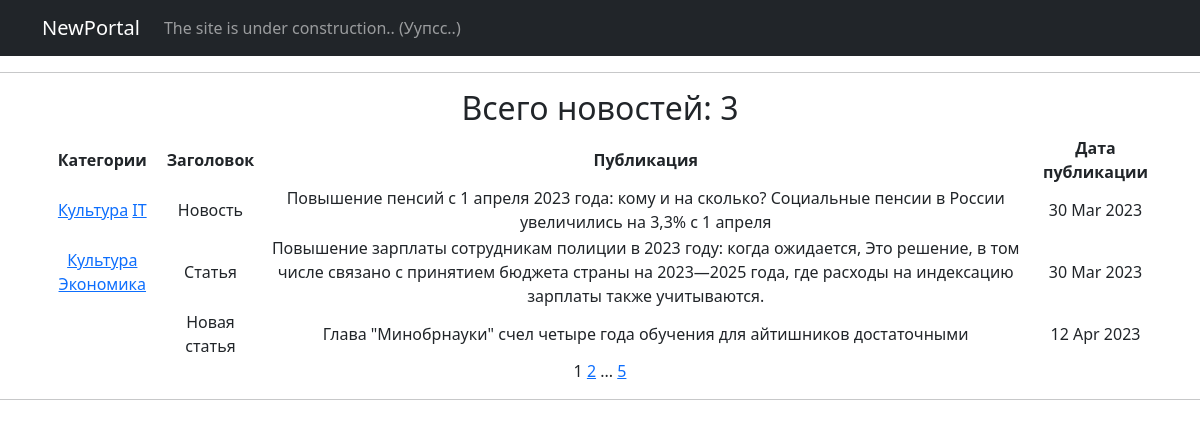
Page /news/ on the committed database.
### news/models.py (models this page shows, shortened)
class Category(models.Model):
    themes = models.CharField(max_length=2, choices=OPTIONS, unique=True)
    subscribers = models.ManyToManyField(User, blank=True, related_name='categories')
    def __str__(self):
        return self.get_themes_display()

class Post(models.Model):
    author = models.ForeignKey(Author, on_delete=models.CASCADE)
    view = models.CharField(max_length=2, choices=OPTIONS)
    time_in = models.DateTimeField(auto_now_add=True)
    category = models.ManyToManyField(Category, through='PostCategory')
    title = models.CharField(max_length=250)
    text = models.TextField()
    rating_post = models.IntegerField(default=0)

### news/views.py (the view)
# urls.py: path('', PostsList.as_view(), name='posts_list'),
class PostsList(ListView):
    model = Post
    ordering = 'time_in'
    template_name = 'posts.html'
    context_object_name = 'posts'
    paginate_by = 3
    def get_queryset(self):
        queryset = super().get_queryset()
        self.filterset = PostFilter(self.request.GET, queryset)
        return self.filterset.qs
    def get_context_data(self, **kwargs):
        context = super().get_context_data(**kwargs)
        return context

### news/templatetags/custom_filters.py (called while the page is built)
@register.filter()
def censor(text):
    stop_list = ['Гидра', 'Скотина', 'Падла',
                 'Гнида', 'Редиска',
                 'Padla', 'CkotiHa',
                 'Padla', 'GHida', 'Редиска',
                 'П4дл4', 'Плохой', 'Фигня']
    for word in stop_list:
        pattern = re.compile(word, re.IGNORECASE)
        text = pattern.sub(word[0] + "*" * len(word), text)
    return text

### templates/posts.html (shortened to what this page needs)
{% extends 'flatpages/default.html' %}
{% load custom_filters %}
{% load custom_tags %}
{% block content %}
<h2>Всего новостей: {{ object_list|length }}</h2>
{% if posts %}
<table>
    <tr>
        <td><b>Категории</b></td>
        <td><b>Заголовок</b></td>
        <td><b>Публикация</b></td>
        <td><b>Дата публикации</b></td>
    </tr>
    {% for post in posts %}
    <tr>
        <td>
            {% for category in post.category.all %}
            <a href="{% url 'category_list' category.id %}">{{ category }}</a>
            {% endfor %}
        </td>
        <td>{{ post.title}}</td>
        <td>{{ post.text|truncatewords:30|censor }}</td>
        <td>{{ post.time_in|date:'d M Y' }}</td>
    </tr>
    {% endfor %}
</table>
{% else %}
<h2>Новостей нет!</h2>
{% endif %}
{{ page_obj.number }}
{% if page_obj.has_next %}
<a href="?page={{ page_obj.next_page_number }}">{{ page_obj.next_page_number }}</a>
{% if paginator.num_pages != page_obj.next_page_number %}
...
<a href="?page={{ page_obj.paginator.num_pages }}">{{ page_obj.paginator.num_pages }}</a>
{% endif %}
{% endif %}
{% endblock content %}

### templates/flatpages/default.html (shortened to what this page needs)
<!DOCTYPE html>
<html lang="en">
<head>
    {% load static %}
    <link href="{% static 'css/styles.css' %}" rel="stylesheet"/>
</head>
<body>
<nav class="navbar navbar-expand-lg navbar-dark bg-dark static-top">
    <div class="container">
        <a class="navbar-brand" href="#">NewPortal</a>
        <div class="collapse navbar-collapse" id="navbarResponsive">
            <ul class="navbar-nav ml-auto">
                <li class="nav-item active">
                    <a class="nav-link" href="#">The site is under construction..
                        <span class="sr-only">(Уупсс..)</span>
                    </a>
                </li>
            </ul>
        </div>
    </div>
</nav>
<hr>
<div class="container">
    <div class="rpw">
        <div class="col-lg-12 text-center">
            {% block content %}{% endblock content %}
        </div>
    </div>
</div>
<hr>
</body>
</html>

### rows in the picture
Post: title "Новость", text|censor "Повышение пенсий с 1 апреля 2023 года: кому и на сколько? Социальные пенсии в России увеличились на 3,3% с 1 апреля", time_in "30 Mar 2023"
Category: themes "Культура"
Category: themes "IT"
Post: title "Статья", text|censor "Повышение зарплаты сотрудникам полиции в 2023 году: когда ожидается, Это решение, в том числе связано с принятием бюджета страны на 2023—2025 года, где расходы на индексацию зарплаты также учитываются.", time_in "30 Mar 2023"
Category: themes "Экономика"
Post: title "Новая статья", text|censor "Глава \"Минобрнауки\" счел четыре года обучения для айтишников достаточными", time_in "12 Apr 2023"

### other values in the picture
{{ object_list|length }} "3"
{{ page_obj.number }} "1"
{{ page_obj.next_page_number }} "2"
{{ page_obj.paginator.num_pages }} "5"
